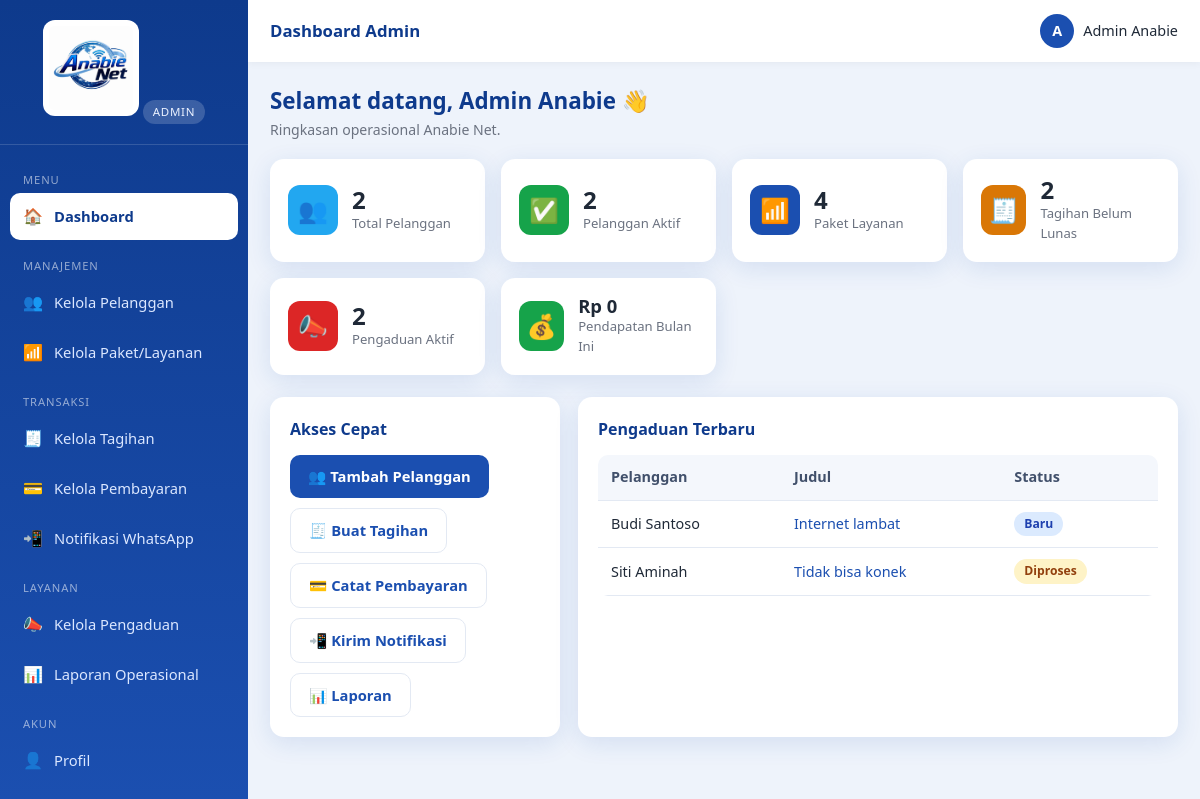
The page /index.php?r=admin.dashboard (signed in) on the database its author committed.
### tables this page shows
CREATE TABLE `pengaduan` (
  `id`           INT AUTO_INCREMENT PRIMARY KEY,
  `pelanggan_id` INT NOT NULL,
  `judul`        VARCHAR(150) NOT NULL,
  `isi`          TEXT NOT NULL,
  `status`       ENUM('baru','diproses','selesai') NOT NULL DEFAULT 'baru',
  `tanggapan`    TEXT DEFAULT NULL,
  `created_at`   TIMESTAMP DEFAULT CURRENT_TIMESTAMP,
  CONSTRAINT `fk_pengaduan_pelanggan` FOREIGN KEY (`pelanggan_id`) REFERENCES `pelanggan`(`id`) ON DELETE CASCADE
);

CREATE TABLE `pelanggan` (
  `id`          INT AUTO_INCREMENT PRIMARY KEY,
  `user_id`     INT DEFAULT NULL,
  `kode`        VARCHAR(30) NOT NULL UNIQUE,
  `nama`        VARCHAR(120) NOT NULL,
  `no_hp`       VARCHAR(25) NOT NULL,
  `email`       VARCHAR(120) DEFAULT NULL,
  `alamat`      TEXT NOT NULL,
  `paket_id`    INT DEFAULT NULL,
  `status`      ENUM('aktif','isolir','nonaktif') NOT NULL DEFAULT 'aktif',
  `tgl_pasang`  DATE DEFAULT NULL,
  `created_at`  TIMESTAMP DEFAULT CURRENT_TIMESTAMP,
  CONSTRAINT `fk_pelanggan_user`  FOREIGN KEY (`user_id`)  REFERENCES `users`(`id`) ON DELETE SET NULL,
  CONSTRAINT `fk_pelanggan_paket` FOREIGN KEY (`paket_id`) REFERENCES `paket`(`id`) ON DELETE SET NULL
);

### app/lib/view.php (called while the page is built, shortened)
<?php
function render(string $view, array $data = [], array $opts = []): void
{
    extract($data, EXTR_SKIP);
    $u    = current_user();
    include VIEW_PATH . '/' . $view . '.php';
    include VIEW_PATH . '/partials/layout.php';
}

### app/controllers/dashboard.php (called while the page is built, shortened)
<?php
function ctl_admin_dashboard(): void
{
    $stats = staff_stats();
    $pengaduan_baru = query_all(
        "SELECT pg.*, p.nama AS pelanggan FROM pengaduan pg
         JOIN pelanggan p ON p.id = pg.pelanggan_id
         WHERE pg.status != 'selesai' ORDER BY pg.created_at DESC LIMIT 5"
    );
    render('admin/dashboard', compact('stats', 'pengaduan_baru'),
        ['title' => 'Dashboard Admin', 'active' => 'admin.dashboard']);
}
function staff_stats(): array
{
    return [
        'total_pelanggan' => (int) query_one("SELECT COUNT(*) c FROM pelanggan")['c'],
        'pelanggan_aktif' => (int) query_one("SELECT COUNT(*) c FROM pelanggan WHERE status='aktif'")['c'],
        'total_paket'     => (int) query_one("SELECT COUNT(*) c FROM paket")['c'],
        'tagihan_belum'   => (int) query_one("SELECT COUNT(*) c FROM tagihan WHERE status='belum_lunas'")['c'],
        'pengaduan_baru'  => (int) query_one("SELECT COUNT(*) c FROM pengaduan WHERE status!='selesai'")['c'],
        'pendapatan_bulan'=> (float) query_one(
            "SELECT COALESCE(SUM(jumlah),0) s FROM pembayaran WHERE DATE_FORMAT(tgl_bayar,'%Y-%m')=?",
            [date('Y-m')]
        )['s'],
    ];
}

### public/index.php (called while the page is built, shortened)
<?php
require __DIR__ . '/../app/lib/db.php';
require __DIR__ . '/../app/lib/helpers.php';
require __DIR__ . '/../app/lib/auth.php';
require __DIR__ . '/../app/lib/view.php';
$r = $_GET['r'] ?? '';
[$handler, $roles] = $routes[$r];
call_user_func($handler);

### app/lib/auth.php (called while the page is built, shortened)
<?php
function current_user(): ?array
{
    return $_SESSION['user'] ?? null;
}

### app/lib/helpers.php (called while the page is built, shortened)
<?php
function e($v): string
{
    return htmlspecialchars((string) ($v ?? ''), ENT_QUOTES, 'UTF-8');
}
function url(string $path = ''): string
{
    return BASE_URL . '/' . ltrim($path, '/');
}
function route(string $r, array $params = []): string
{
    $qs = array_merge(['r' => $r], $params);
    return url('index.php') . '?' . http_build_query($qs);
}
function rupiah($n): string
{
    return 'Rp ' . number_format((float) $n, 0, ',', '.');
}
function status_badge(string $status): string
{
    $map = [
        'lunas' => 'badge-success', 'belum_lunas' => 'badge-danger',
        'aktif' => 'badge-success', 'isolir' => 'badge-warning', 'nonaktif' => 'badge-muted',
        'baru' => 'badge-info', 'diproses' => 'badge-warning', 'selesai' => 'badge-success',
    ];
    return $map[$status] ?? 'badge-muted';
}
function status_label(string $status): string
{
    $map = [
        'belum_lunas' => 'Belum Lunas', 'lunas' => 'Lunas',
        'aktif' => 'Aktif', 'isolir' => 'Isolir', 'nonaktif' => 'Nonaktif',
        'baru' => 'Baru', 'diproses' => 'Diproses', 'selesai' => 'Selesai',
    ];
    return $map[$status] ?? ucfirst(str_replace('_', ' ', $status));
}

### app/lib/db.php (called while the page is built, shortened)
<?php
function db(): PDO
{
    static $pdo = null;
    if ($pdo === null) {
        $dsn = sprintf('mysql:host=%s;port=%s;dbname=%s;charset=utf8mb4', DB_HOST, DB_PORT, DB_NAME);
        try {
            $pdo = new PDO($dsn, DB_USER, DB_PASS, [
                PDO::ATTR_ERRMODE            => PDO::ERRMODE_EXCEPTION,
                PDO::ATTR_DEFAULT_FETCH_MODE => PDO::FETCH_ASSOC,
                PDO::ATTR_EMULATE_PREPARES   => false,
            ]);
        } catch (PDOException $e) {
            http_response_code(500);
            die('Koneksi database gagal: ' . htmlspecialchars($e->getMessage()));
        }
    }
    return $pdo;
}
function query_one(string $sql, array $params = []): ?array
{
    $st = db()->prepare($sql);
    $st->execute($params);
    $row = $st->fetch();
    return $row === false ? null : $row;
}
function query_all(string $sql, array $params = []): array
{
    $st = db()->prepare($sql);
    $st->execute($params);
    return $st->fetchAll();
}

### app/views/admin/dashboard.php (the view)
<div class="page-head">
  <div>
    <h1>Selamat datang, <?= e($u['nama']) ?> 👋</h1>
    <p class="sub">Ringkasan operasional <?= APP_NAME ?>.</p>
  </div>
</div>
<div class="stats">
  <div class="stat"><div class="si blue">👥</div><div><div class="sv"><?= $stats['total_pelanggan'] ?></div><div class="sl">Total Pelanggan</div></div></div>
  <div class="stat"><div class="si green">✅</div><div><div class="sv"><?= $stats['pelanggan_aktif'] ?></div><div class="sl">Pelanggan Aktif</div></div></div>
  <div class="stat"><div class="si">📶</div><div><div class="sv"><?= $stats['total_paket'] ?></div><div class="sl">Paket Layanan</div></div></div>
  <div class="stat"><div class="si orange">🧾</div><div><div class="sv"><?= $stats['tagihan_belum'] ?></div><div class="sl">Tagihan Belum Lunas</div></div></div>
  <div class="stat"><div class="si red">📣</div><div><div class="sv"><?= $stats['pengaduan_baru'] ?></div><div class="sl">Pengaduan Aktif</div></div></div>
  <div class="stat"><div class="si green">💰</div><div><div class="sv" style="font-size:1.15rem"><?= rupiah($stats['pendapatan_bulan']) ?></div><div class="sl">Pendapatan Bulan Ini</div></div></div>
</div>
<div class="grid-2">
  <div class="card">
    <div class="card-title">Akses Cepat</div>
    <div class="flex gap wrap">
      <a class="btn btn-primary" href="<?= route('pelanggan.create') ?>">👥 Tambah Pelanggan</a>
      <a class="btn btn-outline" href="<?= route('tagihan.create') ?>">🧾 Buat Tagihan</a>
      <a class="btn btn-outline" href="<?= route('pembayaran.create') ?>">💳 Catat Pembayaran</a>
      <a class="btn btn-outline" href="<?= route('notif.index') ?>">📲 Kirim Notifikasi</a>
      <a class="btn btn-outline" href="<?= route('laporan.index') ?>">📊 Laporan</a>
    </div>
  </div>
  <div class="card">
    <div class="card-title">Pengaduan Terbaru</div>
    <?php if (!$pengaduan_baru): ?>
      <div class="empty">Tidak ada pengaduan aktif. 🎉</div>
    <?php else: ?>
      <div class="table-wrap"><table class="tbl">
        <thead><tr><th>Pelanggan</th><th>Judul</th><th>Status</th></tr></thead>
        <tbody>
        <?php foreach ($pengaduan_baru as $pg): ?>
          <tr>
            <td><?= e($pg['pelanggan']) ?></td>
            <td><a href="<?= route('pengaduan.show', ['id' => $pg['id']]) ?>"><?= e($pg['judul']) ?></a></td>
            <td><span class="badge <?= status_badge($pg['status']) ?>"><?= status_label($pg['status']) ?></span></td>
          </tr>
        <?php endforeach; ?>
        </tbody>
      </table></div>
    <?php endif; ?>
  </div>
</div>

### public/assets/css/style.css (style rules this page uses)
:root { --primary:#1b4fb0; --primary-dark:#0e3a8c; --primary-light:#3b82f6; --accent:#22a7f0; --bg:#eef3fb; --surface:#ffffff; --text:#1f2937; --muted:#6b7280; --border:#e3e9f3; --success:#16a34a; --danger:#dc2626; --warning:#d97706; --info:#0284c7; --shadow:0 6px 24px rgba(27,79,176,.12); --radius:14px; --sidebar-w:248px; }
* { box-sizing:border-box;margin:0;padding:0 }
html,body { height:100% }
body { font-family:'Segoe UI',Roboto,Helvetica,Arial,sans-serif; background:var(--bg); color:var(--text); line-height:1.55; font-size:15px; }
a { color:var(--primary);text-decoration:none }
.btn { display:inline-flex;align-items:center;gap:7px;justify-content:center; padding:10px 18px;border:none;border-radius:10px;font-size:.92rem;font-weight:600; cursor:pointer;transition:transform .05s,filter .15s;text-decoration:none; }
.btn-primary { background:var(--primary);color:#fff }
.btn-outline { background:#fff;border:1px solid var(--border);color:var(--primary) }
.card { background:var(--surface);border-radius:var(--radius);box-shadow:var(--shadow);padding:20px;margin-bottom:20px }
.card-title { font-size:1rem;font-weight:700;color:var(--primary-dark);margin-bottom:14px;display:flex;align-items:center;justify-content:space-between;gap:10px;flex-wrap:wrap }
.page-head { display:flex;align-items:center;justify-content:space-between;gap:12px;flex-wrap:wrap;margin-bottom:18px }
.page-head h1 { font-size:1.4rem;color:var(--primary-dark) }
.page-head .sub { color:var(--muted);font-size:.88rem }
.stats { display:grid;grid-template-columns:repeat(auto-fit,minmax(210px,1fr));gap:16px;margin-bottom:22px }
.stat { background:var(--surface);border-radius:var(--radius);box-shadow:var(--shadow);padding:18px;display:flex;align-items:center;gap:14px }
.stat .si { width:50px;height:50px;border-radius:12px;display:flex;align-items:center;justify-content:center;font-size:1.5rem;color:#fff;background:var(--primary) }
.stat .si.green { background:var(--success) }
.stat .si.orange { background:var(--warning) }
.stat .si.blue { background:var(--accent) }
.stat .si.red { background:var(--danger) }
.stat .sv { font-size:1.5rem;font-weight:800;color:var(--text);line-height:1.1 }
.stat .sl { font-size:.82rem;color:var(--muted) }
.table-wrap { overflow-x:auto;border-radius:10px }
table.tbl { width:100%;border-collapse:collapse;font-size:.9rem;min-width:560px }
table.tbl th,table.tbl td { padding:11px 13px;text-align:left;border-bottom:1px solid var(--border);vertical-align:middle }
table.tbl th { background:#f4f7fc;color:#41506b;font-weight:600;white-space:nowrap }
.badge { display:inline-block;padding:3px 10px;border-radius:20px;font-size:.76rem;font-weight:600 }
.badge-warning { background:#fef3c7;color:#92400e }
.badge-info { background:#dbeafe;color:#1e40af }
.flex { display:flex }
.gap { gap:10px }
.wrap { flex-wrap:wrap }
.grid-2 { display:grid;grid-template-columns:1fr 1fr;gap:18px }

### rows shown on the page
pengaduan: pelanggan.nama "Budi Santoso", judul "Internet lambat", status "Baru"
pengaduan: pelanggan.nama "Siti Aminah", judul "Tidak bisa konek", status "Diproses"

### other values the page prints
role_label($role) "ADMIN"
$group "MENU"
$ico "🏠"
$label "Dashboard"
$group "MANAJEMEN"
$ico "👥"
$label "Kelola Pelanggan"
$ico "📶"
$label "Kelola Paket/Layanan"
$group "TRANSAKSI"
$ico "🧾"
$label "Kelola Tagihan"
$ico "💳"
$label "Kelola Pembayaran"
$ico "📲"
